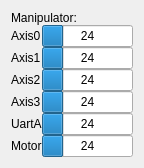
           <widget class="QWidget" name="layoutWidget">
            <property name="geometry">
             <rect>
              <x>10</x>
              <y>284</y>
              <width>144</width>
              <height>159</height>
             </rect>
            </property>
            <layout class="QVBoxLayout" name="verticalLayout_30">
             <property name="spacing">
              <number>0</number>
             </property>
             <item>
              <widget class="QLabel" name="label_58">
               <property name="text">
                <string>Manipulator:</string>
               </property>
              </widget>
             </item>
             <item>
              <layout class="QHBoxLayout" name="horizontalLayout_16">
               <item>
                <layout class="QVBoxLayout" name="verticalLayout_50">
                 <property name="spacing">
                  <number>0</number>
                 </property>
                 <item>
                  <widget class="QLabel" name="label_59">
                   <property name="text">
                    <string>Axis0</string>
                   </property>
                  </widget>
                 </item>
                 <item>
                  <widget class="QLabel" name="label_60">
                   <property name="text">
                    <string>Axis1</string>
                   </property>
                  </widget>
                 </item>
                 <item>
                  <widget class="QLabel" name="label_61">
                   <property name="text">
                    <string>Axis2</string>
                   </property>
                  </widget>
                 </item>
                 <item>
                  <widget class="QLabel" name="label_62">
                   <property name="text">
                    <string>Axis3</string>
                   </property>
                  </widget>
                 </item>
                 <item>
                  <widget class="QLabel" name="label_63">
                   <property name="text">
                    <string>UartA</string>
                   </property>
                  </widget>
                 </item>
                 <item>
                  <widget class="QLabel" name="label_64">
                   <property name="text">
                    <string>Motor</string>
                   </property>
                  </widget>
                 </item>
                </layout>
               </item>
               <item>
                <layout class="QVBoxLayout" name="verticalLayout_29">
                 <property name="spacing">
                  <number>0</number>
                 </property>
                 <item>
                  <widget class="QProgressBar" name="progressBarManipulatorAxis0">
                   <property name="value">
                    <number>24</number>
                   </property>
                   <property name="alignment">
                    <set>Qt::AlignCenter</set>
                   </property>
                   <property name="format">
                    <string>%v</string>
                   </property>
                  </widget>
                 </item>
                 <item>
                  <widget class="QProgressBar" name="progressBarManipulatorAxis1">
                   <property name="value">
                    <number>24</number>
                   </property>
                   <property name="alignment">
                    <set>Qt::AlignCenter</set>
                   </property>
                   <property name="format">
                    <string>%v</string>
                   </property>
                  </widget>
                 </item>
                 <item>
                  <widget class="QProgressBar" name="progressBarManipulatorAxis2">
                   <property name="value">
                    <number>24</number>
                   </property>
                   <property name="alignment">
                    <set>Qt::AlignCenter</set>
                   </property>
                   <property name="format">
                    <string>%v</string>
                   </property>
                  </widget>
                 </item>
                 <item>
                  <widget class="QProgressBar" name="progressBarManipulatorAxis3">
                   <property name="value">
                    <number>24</number>
                   </property>
                   <property name="alignment">
                    <set>Qt::AlignCenter</set>
                   </property>
                   <property name="format">
                    <string>%v</string>
                   </property>
                  </widget>
                 </item>
                 <item>
                  <widget class="QProgressBar" name="progressBarManipulatorUARTAngle">
                   <property name="value">
                    <number>24</number>
                   </property>
                   <property name="alignment">
                    <set>Qt::AlignCenter</set>
                   </property>
                   <property name="format">
                    <string>%v</string>
                   </property>
                  </widget>
                 </item>
                 <item>
                  <widget class="QProgressBar" name="progressBarManipulatorMotorSpeed">
                   <property name="value">
                    <number>24</number>
                   </property>
                   <property name="alignment">
                    <set>Qt::AlignCenter</set>
                   </property>
                   <property name="format">
                    <string>%v</string>
                   </property>
                  </widget>
                 </item>
                </layout>
               </item>
              </layout>
             </item>
            </layout>
           </widget>
